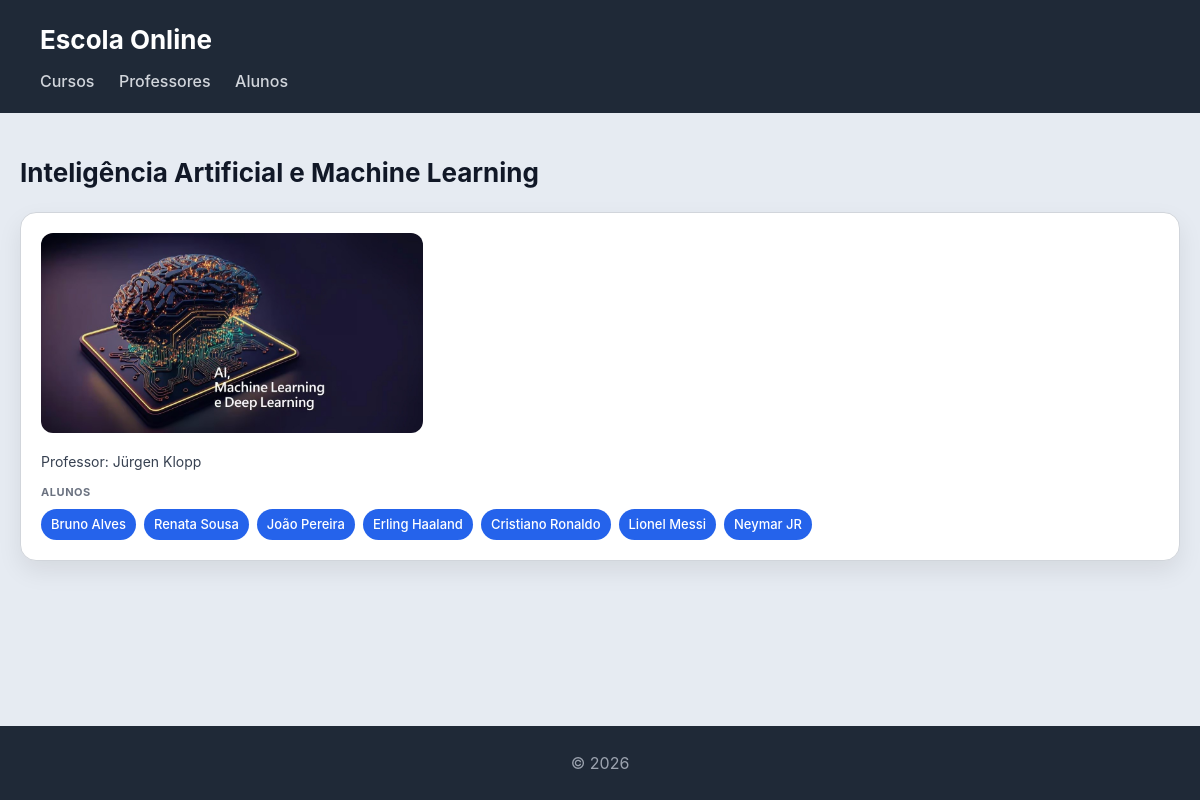
Page /escola_online/curso/3 on the committed database.
### escola_online/models.py (models this page shows, shortened)
class Curso(models.Model):
    nome = models.CharField(max_length=100)
    imagem = models.ImageField(upload_to='cursos/')
    professor = models.ForeignKey(Professor, on_delete=models.CASCADE, related_name='cursos')
    alunos = models.ManyToManyField(Aluno, related_name='cursos')

class Professor(models.Model):
    nome = models.CharField(max_length=100)
    email = models.EmailField()

class Aluno(models.Model):
    nome = models.CharField(max_length=100)
    numero = models.CharField(max_length=20, unique=True)

### escola_online/views.py (the view)
# urls.py: path('curso/<int:id>', views.curso_view, name='curso_view'),
def curso_view(request, id):
    curso = Curso.objects.get(id=id)
    return render(request, 'escola_online/curso.html', {'curso': curso})

### portfolio/context_processors.py (called while the page is built)
def is_gestor(request):
    context = {"is_gestor": False, "is_autor": False}
    if request.user.is_authenticated:
        context["is_gestor"] = request.user.groups.filter(name="gestor-portfolio").exists()
        context["is_autor"] = request.user.groups.filter(name="autores").exists()
    return context

### escola_online/templates/escola_online/curso.html
{% extends "escola_online/base.html" %}
{% block content %}
<h2>{{ curso.nome }}</h2>
<section>
    <article>
        <header>
            <img src="{{ curso.imagem.url }}" alt="Imagem do logotipo {{ curso.imagem.name }}">
            <p>Professor: {{ curso.professor.nome }}</p>
        </header>
        <section>
            <h4>Alunos</h4>
            <ul>
                {% for aluno in curso.alunos.all %}
                    <li>{{ aluno.nome }}</li>
                {% empty %}
                    <li>Sem alunos inscritos</li>
                {% endfor %}
            </ul>
        </section>
    </article>
</section>
{% endblock %}

### escola_online/static/escola_online/styles.css (style rules this page uses)
* { box-sizing: border-box; margin: 0; padding: 0; }
html, body { height: 100%; }
body { font-family: "Inter", "Segoe UI", system-ui, -apple-system, sans-serif; background: #e6ebf2; color: #111827; line-height: 1.5; display: flex; flex-direction: column; }
h2 { margin-bottom: 20px; font-size: 26px; }
section { width: 100%; }
section > article { background: white; padding: 20px; border-radius: 16px; border: 1px solid #d1d5db; box-shadow: 0 10px 25px rgba(0,0,0,0.08); transition: all 0.25s ease; margin-bottom: 20px; width: 100%; }
article > header { margin-bottom: 12px; }
article > header > img { max-width: 100%; max-height: 200px; height: auto; object-fit: contain; border-radius: 12px; margin-bottom: 12px; }
article > header > p { font-size: 14px; color: #374151; }
article > section { margin-top: 10px; }
article > section > h4 { font-size: 11px; text-transform: uppercase; color: #6b7280; margin-bottom: 8px; letter-spacing: 0.05em; }
article > section > ul { list-style: none; display: flex; flex-wrap: wrap; gap: 8px; }
article > section > ul > li { background: #2563eb; color: white; padding: 6px 10px; border-radius: 999px; font-size: 13px; font-weight: 500; }

### rows in the picture
Curso: nome "Inteligência Artificial e Machine Learning", imagem (picture), professor.nome "Jürgen Klopp"
Aluno: nome "Bruno Alves"
Aluno: nome "Renata Sousa"
Aluno: nome "João Pereira"
Aluno: nome "Erling Haaland"
Aluno: nome "Cristiano Ronaldo"
Aluno: nome "Lionel Messi"
Aluno: nome "Neymar JR"
